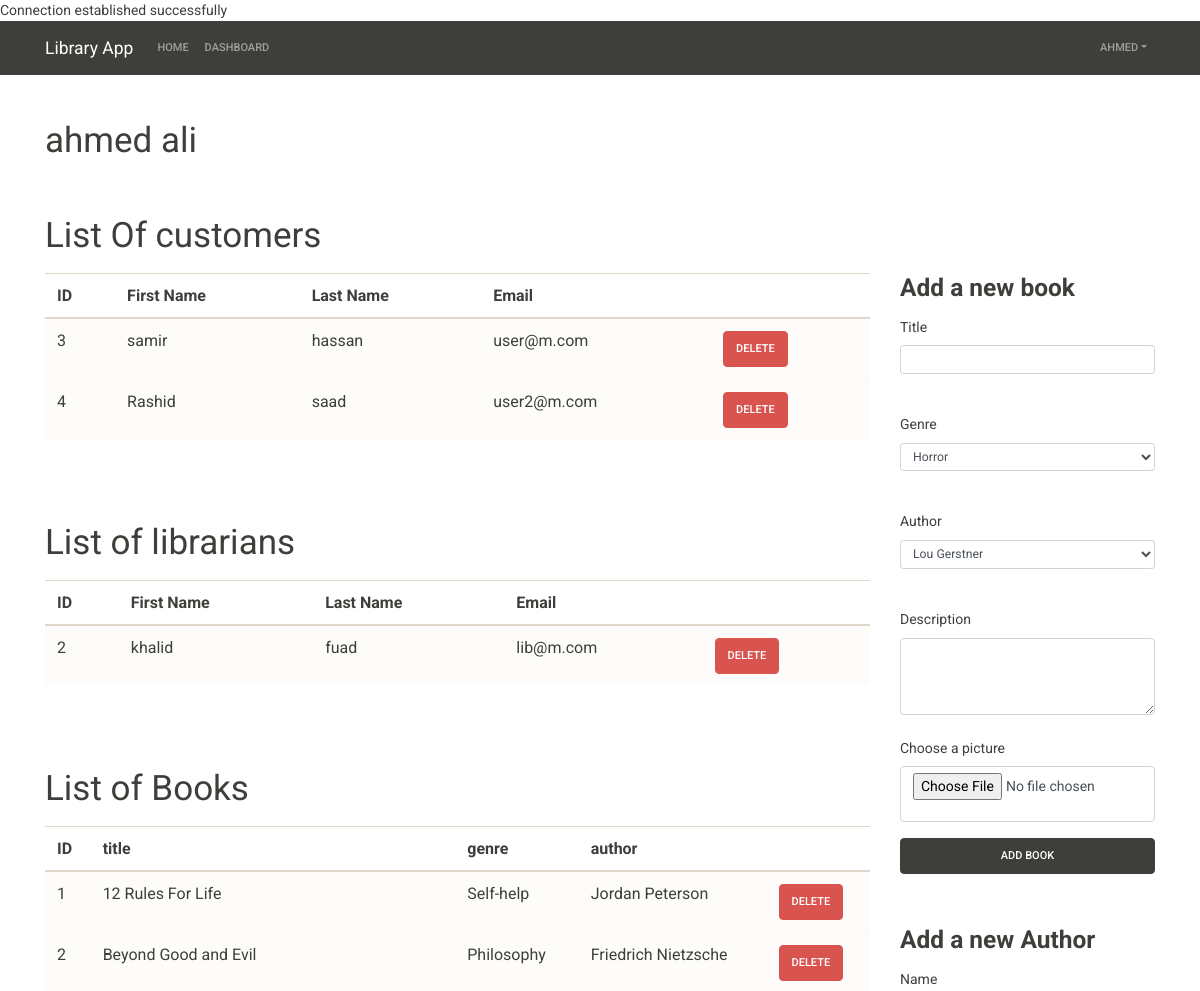
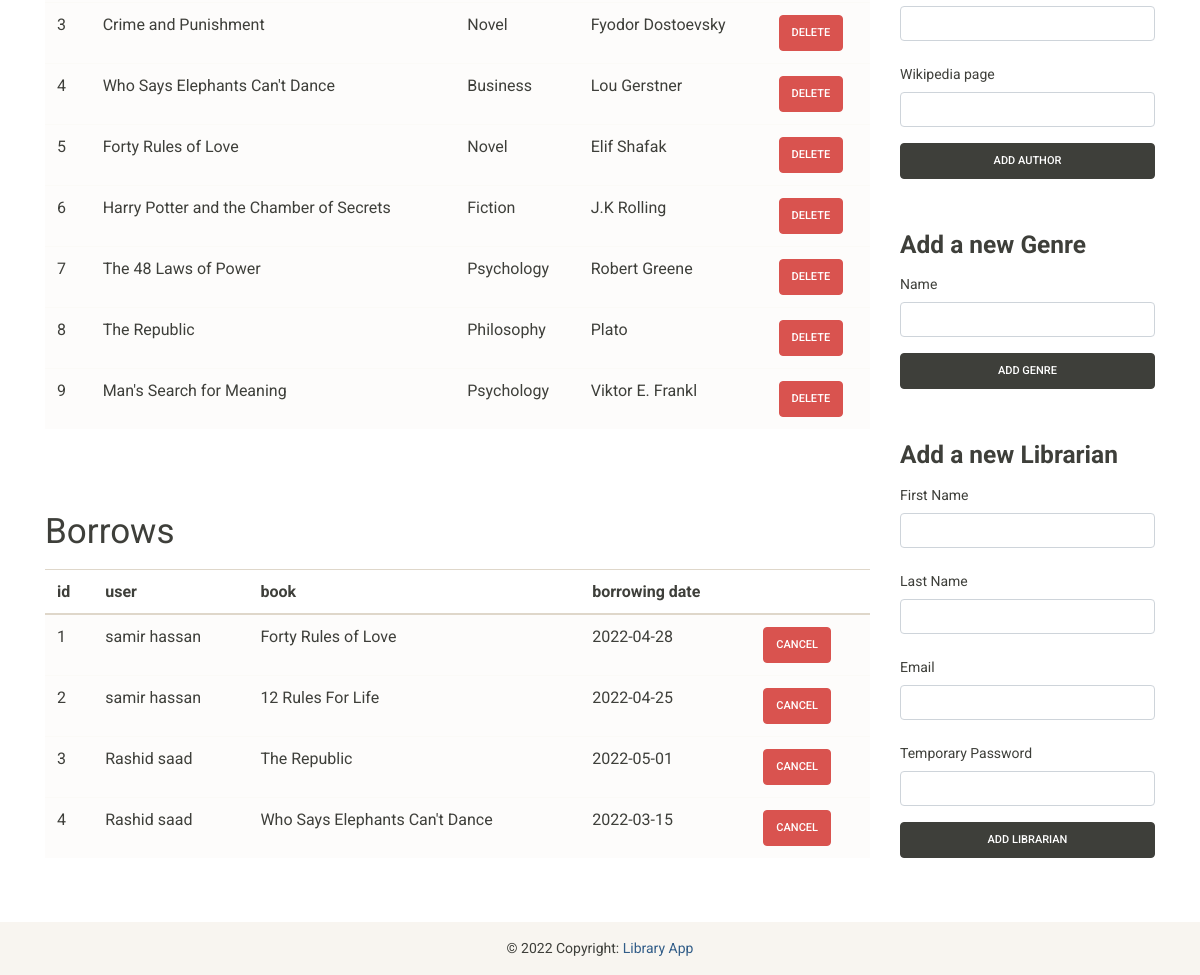
/admin-dashboard.php (signed in), run on the app's committed database (2 pictures, top to bottom).
### tables this page shows
CREATE TABLE `user` (
  `id` int(11) NOT NULL,
  `role_id` int(11) NOT NULL,
  `status` int(11) NOT NULL,
  `email` varchar(255) NOT NULL,
  `password` varchar(255) NOT NULL,
  `fname` varchar(255) NOT NULL,
  `lname` varchar(255) NOT NULL
);

CREATE TABLE `book` (
  `id` int(11) NOT NULL,
  `title` varchar(255) NOT NULL,
  `author_id` int(11) NOT NULL,
  `genre_id` int(11) NOT NULL,
  `image_url` varchar(255) NOT NULL,
  `description` varchar(255) DEFAULT NULL
);

CREATE TABLE `genre` (
  `id` int(11) NOT NULL,
  `name` varchar(255) NOT NULL
);

CREATE TABLE `author` (
  `id` int(11) NOT NULL,
  `name` varchar(255) NOT NULL,
  `wiki_page` varchar(255) DEFAULT NULL
);

CREATE TABLE `borrowing` (
  `id` int(11) NOT NULL,
  `user_id` int(11) NOT NULL,
  `book_id` int(11) NOT NULL,
  `date` datetime NOT NULL
);

### admin-dashboard.php (the view, shortened to what this page needs)
<?php session_start();
require_once "connection.php";
?>
<!DOCTYPE html>
<html lang="en">
<head>
    <link rel="stylesheet" href="https://bootswatch.com/4/sandstone/bootstrap.min.css">
</head>
<body>
  <?php include('nav.php') ?>
  <div class="container" style="min-height: 85vh;">
    <br>
    <h1 class="mb-2 mt-4 d-flex justify-content-between"><?php echo $_SESSION['fname'] . ' ' . $_SESSION['lname'] ?></h1>
    <br>
    <h1 class="mt-4 mb-3">List Of customers</h1>
    <div class="row">
      <div class="mb-5 col-9">
        <table class="table table-hover" id="table">
          <thead>
            <tr class="header">
              <th scope="col">ID</th>
              <th scope="col">First Name</th>
              <th scope="col">Last Name</th>
              <th scope="col">Email</th>
              <th scope="col"> </th>
            </tr>
          </thead>
          <tbody class="items">
          <?php
          $sql_query = "SELECT * FROM user WHERE role_id=3";
          $result = mysqli_query($link, $sql_query);
          if ($result->num_rows > 0) {
            while($row = $result->fetch_assoc()) { ?>
              <tr class="table-light">
                <td class="row-data">
                <?php echo htmlspecialchars($row["id"]); ?>
                </td>
                <td class="row-data" id="title"><?php echo $row["fname"] ?></td>
                <td class="row-data"><?php echo $row["lname"] ?></td>
                <td class="row-data"><?php echo $row["email"] ?></td>
                <td><button type="button" class="btnDeleteCustomer btn btn-danger">Delete</button></td>
              </tr>
            <?php } ?>
          <?php } ?>
          </tbody>
        </table>
        <br>
        <br>
        <h1 class="mt-4 mb-3">List of librarians</h1>
        <table class="table table-hover" id="table">
          <thead>
            <tr class="header">
              <th scope="col">ID</th>
              <th scope="col">First Name</th>
              <th scope="col">Last Name</th>
              <th scope="col">Email</th>
              <th scope="col"> </th>
            </tr>
          </thead>
          <tbody class="items">
          <?php
          $sql_query = "SELECT * FROM user WHERE role_id=2";
          $result = mysqli_query($link, $sql_query);
          if ($result->num_rows > 0) {
            while($row = $result->fetch_assoc()) { ?>
              <tr class="table-light">
                <td class="row-data">
                <?php echo htmlspecialchars($row["id"]); ?>
                </td>
                <td class="row-data" id="title"><?php echo $row["fname"] ?></td>
                <td class="row-data"><?php echo $row["lname"] ?></td>
                <td class="row-data"><?php echo $row["email"] ?></td>
                <td><button type="button" class="btnDeleteLibrarian btn btn-danger">Delete</button></td>
              </tr>
            <?php } ?>
          <?php } ?>
          </tbody>
        </table>
        <br>
        <br>
        <h1 class="mt-4 mb-3">List of Books</h1>
      <form>
        <table id="booksTable" class="table table-hover">
          <thead>
            <tr class="header">
              <th scope="col">ID</th>
              <th scope="col">title</th>
              <th scope="col">genre</th>
              <th scope="col">author</th>
              <th scope="col"> </th>
            </tr>
          </thead>
          <tbody class="items">
          <?php
          $sql_query = "SELECT * FROM book";
          $result = mysqli_query($link, $sql_query);
          if ($result->num_rows > 0) {
            while($row = $result->fetch_assoc()) {
              $author_name_query = "SELECT * FROM author WHERE id='{$row["author_id"]}'";
              $author_name_result = mysqli_query($link, $author_name_query);
              $author_name = mysqli_fetch_array($author_name_result);
              $genre_name_query = "SELECT * FROM genre WHERE id='{$row["genre_id"]}'";
              $genre_name_result = mysqli_query($link, $genre_name_query);
              $genre_name = mysqli_fetch_array($genre_name_result);
              ?>
              <tr class="table-light">
                <td class="row-data">
                <?php echo htmlspecialchars($row["id"]); ?>
                </td>
                <td class="row-data" id="title"><?php echo $row["title"] ?></td>
                <td class="row-data"><?php echo $genre_name["name"] ?></td>
                <td class="row-data"><?php echo $author_name["name"] ?></td>
                <td><button id="deleteBtn" type="button" class="btnDelete btn btn-danger">Delete</button></td>
              </tr>
            <?php } ?>
          <?php } ?>
          </tbody>
        </table>
      </form>
        <br>
        <br>
        <h1 class="mb-3 mt-4">Borrows</h1>
        <table class="table table-hover" id="borrowTable">
          <thead>
            <tr class="header">
              <th scope="col">id</th>
              <th scope="col">user</th>
              <th scope="col">book</th>
              <th scope="col">borrowing date</th>
              <th scope="col"> </th>
            </tr>
          </thead>
          <tbody class="items">
          <?php
            $borrowing_query = "SELECT * FROM borrowing";
            $borrowing_query_result = mysqli_query($link, $borrowing_query);
            if ($borrowing_query_result->num_rows > 0) {
              while($borrowing_result = $borrowing_query_result->fetch_assoc()) {
                $books_query = "SELECT * FROM book WHERE id='{$borrowing_result["book_id"]}'";
                $books_query_result = mysqli_query($link, $books_query);
                $books_result = mysqli_fetch_array($books_query_result);
                $users_query = "SELECT * FROM user WHERE id='{$borrowing_result["user_id"]}'";
                $users_query_result = mysqli_query($link, $users_query);
                $users_result = mysqli_fetch_array($users_query_result);
          ?>
                <tr class="table-light" id="">
                  <td class="title row-data" id="<?php echo $borrowing_result["id"] ?>"><?php echo $borrowing_result["id"] ?></td>
                  <td class="lang row-data"><?php echo $users_result["fname"]. ' ' .$users_result["lname"] ?></td>
                  <td class="subject row-data"><?php echo $books_result["title"] ?></td>
                  <td class="subject row-data"><?php echo date('Y-m-d', strtotime($borrowing_result["date"])) ?></td>
                  <td><button type="button"
                    class="btnCancel btn btn-danger">cancel</button></td>
                </tr>
            <?php } ?>
          <?php } ?>
          </tbody>
        </table>
      </div>
      <div id="addBook" class="col-3">
      <h3 class="font-weight-bold">Add a new book</h3>
        <form action="<?php echo htmlspecialchars($_SERVER["PHP_SELF"] . '?addBook'); ?>" method="POST" enctype="multipart/form-data">
            <div class="form-group">
              <label class="col-form-label" for="title">Title</label>
              <input class="form-control form-control-sm"
                      required
                      name="title"
                      type="text"
                      id="title"
                      >
            </div>
            <div class="form-group">
              <label for="select" class="form-label mt-4">Genre</label>
              <select class="form-select form-control form-control-sm" name="genre">
                <?php
                  $genre_query = "SELECT * FROM genre";
                  $genre_query_result = mysqli_query($link, $genre_query);
                  if ($genre_query_result->num_rows > 0) {
                    while($genre_result = $genre_query_result->fetch_assoc()) {
                ?>
                <option id="<?php echo $genre_result["id"] ?>">
                  <?php echo $genre_result["name"] ?>
                </option>
                <?php } ?>
              <?php } ?>
              </select>
            </div>
            <div class="form-group">
              <label for="select" class="form-label mt-4">Author</label>
              <select class="form-select form-control form-control-sm" name="author">
                <?php
                  $author_query = "SELECT * FROM author";
                  $author_query_result = mysqli_query($link, $author_query);
                  if ($author_query_result->num_rows > 0) {
                    while($author_result = $author_query_result->fetch_assoc()) {
                ?>
                <option id="<?php echo $author_result["id"] ?>">
                  <?php echo $author_result["name"] ?>
                </option>
                <?php } ?>
              <?php } ?>
              </select>
            </div>
            <div class="form-group">
              <label for="exampleTextarea" class="form-label mt-4">Description</label>
              <textarea class="form-control" name="description" rows="3"></textarea>
            </div>
            <div class="form-group">
              <label class="col-form-label" for="pic">Choose a picture</label>
              <input class="form-control form-control"
                      style="min-height: 4em;"
                      name="fileToUpload"
                      id="fileToUpload"
                      required
                      type="file"
                      accept="image/*"
                      >
            </div>
            <button type="submit" id="addBookBtn" name="submit" class="btn btn-dark d-block w-100">Add book</button>
        </form>
        <br>
        <h3 class="font-weight-bold mt-3">Add a new Author</h3>
        <form action="<?php echo htmlspecialchars($_SERVER["PHP_SELF"] . '?addedAuthor'); ?>" method="POST">
            <div class="form-group">
              <label class="col-form-label" for="authorName">Name</label>
              <input class="form-control"
                      required
                      name="authorName"
                      type="text"
                      id="name"
                      >
            </div>
            <div class="form-group">
              <label class="col-form-label" for="wiki">Wikipedia page</label>
              <input class="form-control"
                      required
                      name="wiki"
                      type="text"
                      id="wiki"
                      >
            </div>
            <button type="submit" name="addAuthor" class="btn btn-dark d-block w-100">Add Author</button>
        </form>
      <br>
        <h3 class="font-weight-bold mt-3">Add a new Genre</h3>
        <form action="<?php echo htmlspecialchars($_SERVER["PHP_SELF"] . '?addedGenre'); ?>" method="POST">
            <div class="form-group">
              <label class="col-form-label" for="genreName">Name</label>
              <input class="form-control"
                      required
                      name="genreName"
                      type="text"
                      id="genreName"
                      >
            </div>
            <button type="submit" name="addGenre" class="btn btn-dark d-block w-100">Add Genre</button>
        </form>
        <br>
        <h3 class="font-weight-bold mt-3">Add a new Librarian</h3>
        <form action="<?php echo htmlspecialchars($_SERVER["PHP_SELF"] . '?addedLibrarian'); ?>" method="POST">
            <div class="form-group">
              <label class="col-form-label" for="fname">First Name</label>
              <input class="form-control"
                      required
                      name="fname"
                      type="text"
                      id="fname"
                      >
            </div>
            <div class="form-group">
              <label class="col-form-label" for="lname">Last Name</label>
              <input class="form-control"
                      required
                      name="lname"
                      type="text"
                      id="lname"
                      >
            </div>
            <div class="form-group">
              <label class="col-form-label" for="email">Email</label>
              <input class="form-control"
                      required
                      name="email"
                      type="text"
                      id="email"
                      >
            </div>
            <div class="form-group">
              <label class="col-form-label" for="tmpPassword">Temporary Password</label>
              <input class="form-control"
                      required
                      name="tmpPassword"
                      type="password"
                      id="tmpPassword"
                      >
            </div>
            <button type="submit" name="addLibrarian" class="btn btn-dark d-block w-100">Add Librarian</button>
        </form>
      </div>
    </div>
  </div>
  <?php include('footer.php') ?>
</body>
</html>

### data on the page
user: id "3", fname "samir", lname "hassan", email "user@m.com"
user: id "4", fname "Rashid", lname "saad", email "user2@m.com"
user: id "2", fname "khalid", lname "fuad", email "lib@m.com"
book: id "1", title "12 Rules For Life", genre.name "Self-help", author.name "Jordan Peterson"
book: id "2", title "Beyond Good and Evil", genre.name "Philosophy", author.name "Friedrich Nietzsche"
book: id "3", title "Crime and Punishment", genre.name "Novel", author.name "Fyodor Dostoevsky"
book: id "4", title "Who Says Elephants Can't Dance", genre.name "Business", author.name "Lou Gerstner"
book: id "5", title "Forty Rules of Love", genre.name "Novel", author.name "Elif Shafak"
book: id "6", title "Harry Potter and the Chamber of Secrets", genre.name "Fiction", author.name "J.K Rolling"
book: id "7", title "The 48 Laws of Power", genre.name "Psychology", author.name "Robert Greene"
book: id "8", title "The Republic", genre.name "Philosophy", author.name "Plato"
book: id "9", title "Man's Search for Meaning", genre.name "Psychology", author.name "Viktor E. Frankl"
borrowing: id "1", user.fname "samir", user.lname "hassan", book.title "Forty Rules of Love", date "2022-04-28"
borrowing: id "2", user.fname "samir", user.lname "hassan", book.title "12 Rules For Life", date "2022-04-25"
borrowing: id "3", user.fname "Rashid", user.lname "saad", book.title "The Republic", date "2022-05-01"
borrowing: id "4", user.fname "Rashid", user.lname "saad", book.title "Who Says Elephants Can't Dance", date "2022-03-15"

### other printed values
$_SESSION['fname'] "AHMED"
$_SESSION['fname'] "ahmed"
$_SESSION['lname'] "ali"
form field genre "Horror"
form field author "Lou Gerstner"
